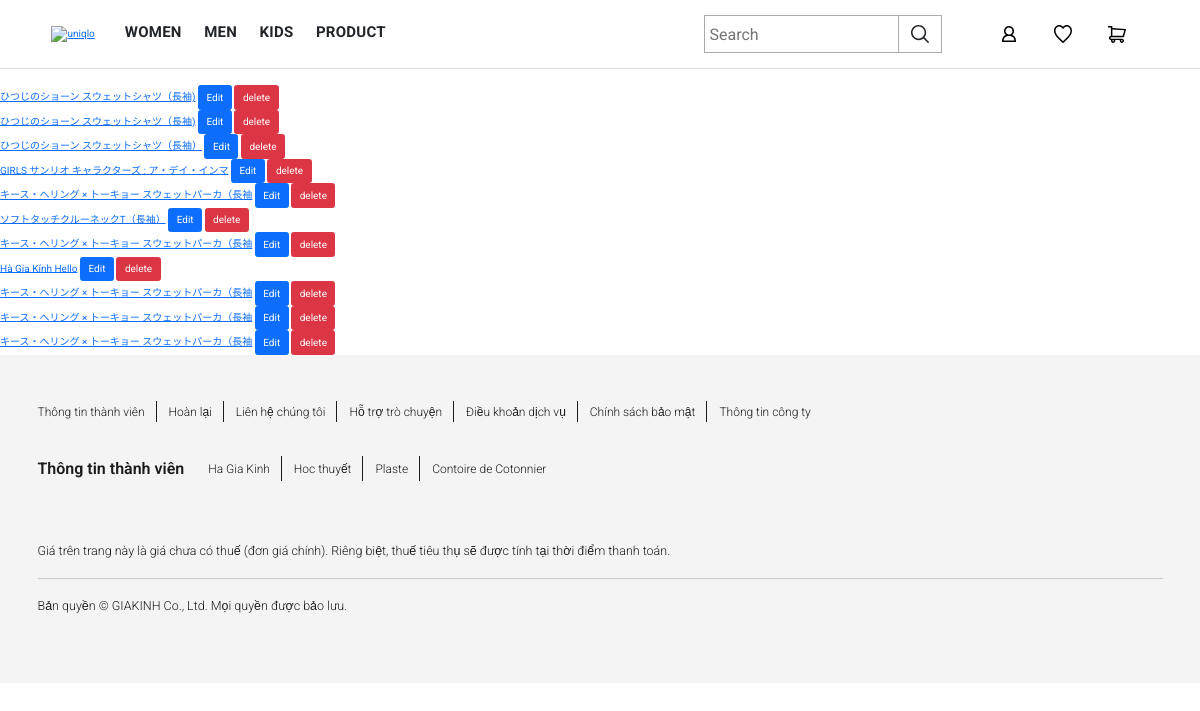
Before: /productuser/ (signed in) with the older database file.
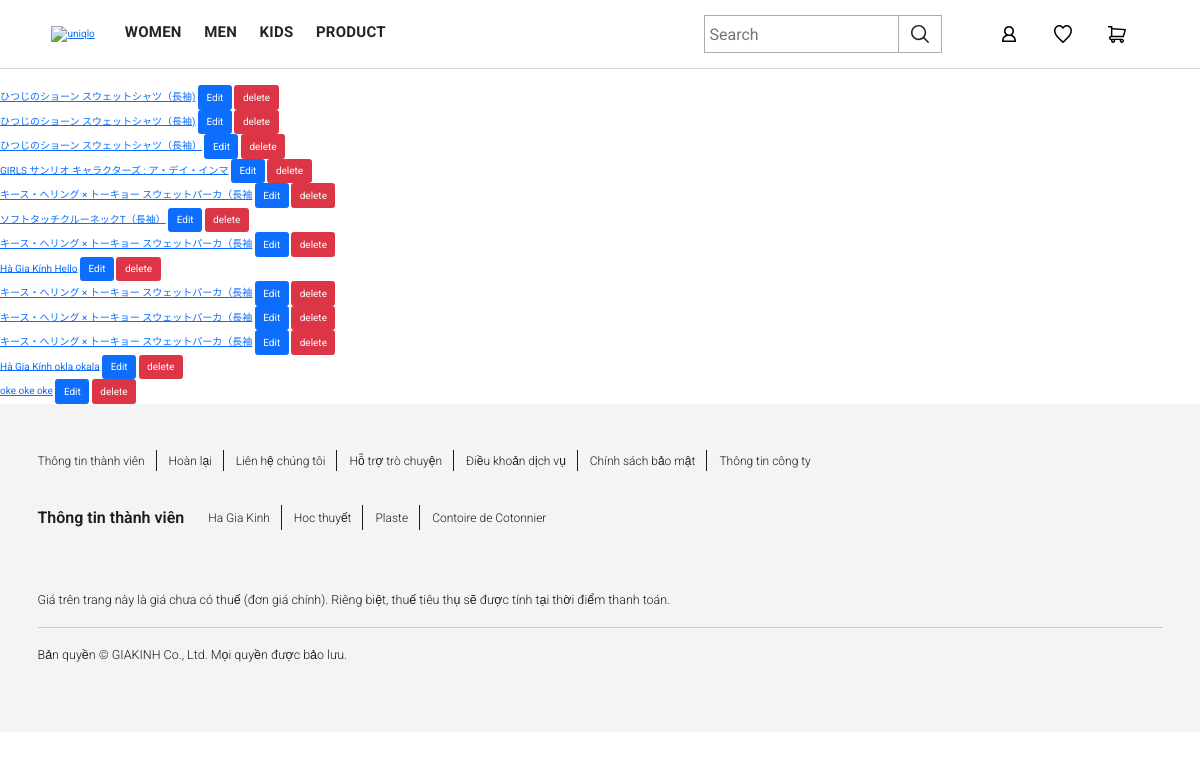
After: the same page with the newer database file.
### appProduct/models.py (models this page shows, shortened)
class Product(models.Model):
    category = models.ForeignKey(Category, on_delete=models.CASCADE)
    user = models.ForeignKey(User, on_delete=models.CASCADE)
    name = models.CharField(max_length=256)
    gender = models.ForeignKey(Gender, on_delete=models.CASCADE,default=None, null=True, blank=True)
    price = models.DecimalField(max_digits = 20,decimal_places=2)
    quantity = models.IntegerField(blank=True, default=1)
    recommend = models.TextField(blank=True)
    image = models.ImageField(upload_to='productImages', default='default.jpg')
    datecreated = models.DateTimeField(auto_now_add=True)  #không thể chỉnh sữa ngày tạo và khởi tạo thời gian tạo

### appProduct/views.py (the view)
# urls.py: path('productuser/', views.productuser, name='productuser'),
@login_required
def productuser(request):
    products = Product.objects.filter(user=request.user)
    return render(request, 'product/productuser.html', {'products': products})

### templates/product/productuser.html
{% extends "base/base.html" %}
{% block block_body %}
<div style="padding-top: 85px;"></div>
<ul class="#productuser">
{% for product in products  %}
    <li>
        <a href="{% url 'appProduct:detailproduct' product.id %}">{{ product.name }}</a>
        <a href="{% url 'appProduct:editproduct' product.id %}" class="btn btn-primary" id="{{product.id}}" >Edit</a>
        <button class="btn btn-danger delete" data-id= '{{product.id}}'>delete</button>
    </li>
{% endfor %}
</ul>
{% endblock %}

Changed rows visible on the page:
added Product: name "Hà Gia Kính okla okala"
added Product: name "oke oke oke"
